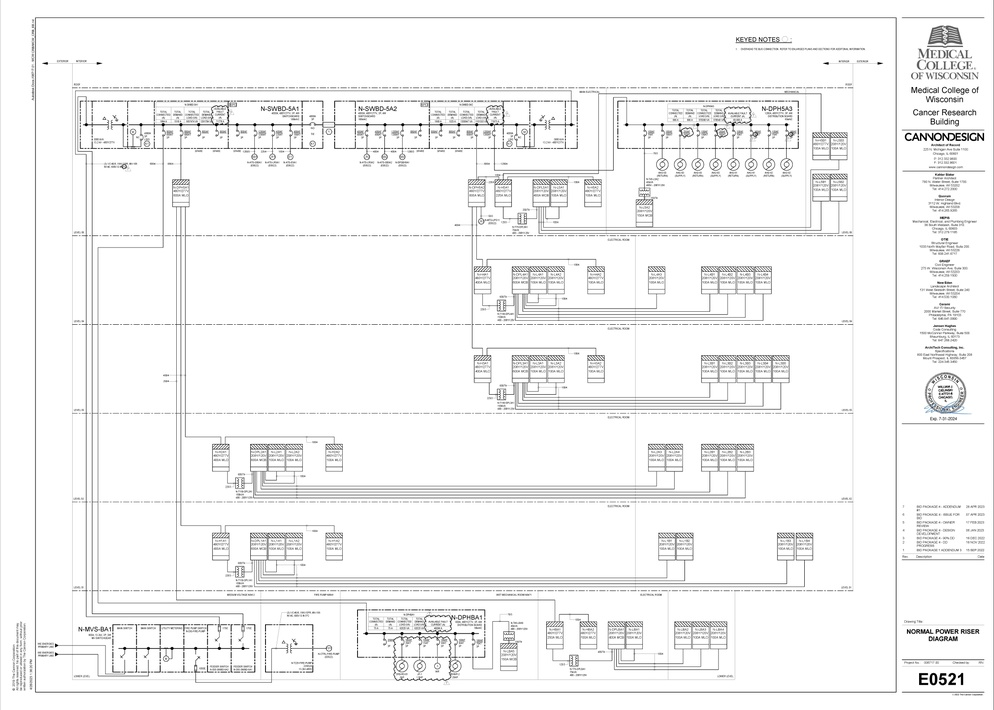
#> input picture experiment1/base.jpg, 994 x 710 px, shrunk from 8862 x 6330 before the run; the run also reads 1 picture not shown here
$ jupyter execute experiment123.ipynb
#> lines starting #> are read from the running program, lines starting #| are printed output that depends on the picture; after the words box and inside, x2 and y2 are one past the last pixel; in counts of white or black regions, pixels touching at a corner belong together
[cell 1]
import os
import numpy as np
import cv2 as cv
import csv
import logging
import matplotlib.pyplot as plt

# Set up logging
logging.basicConfig(level=logging.INFO)

dir = 'experiment1'
base_filename = 'base.jpg'

# Predefined bright colors
BRIGHT_COLORS = [
    [0, 255, 0],      # Bright Green
    [255, 0, 0],      # Bright Red
    [128, 0, 128],    # Bright Purple
    [255, 165, 0],    # Bright Orange
    [255, 255, 0],    # Bright Yellow
    [0, 0, 255]       # Bright Blue
]

def apply_threshold(image, threshold_value=127):
    _, binary_image = cv.threshold(image, threshold_value, 255, cv.THRESH_BINARY)
    return binary_image

def rotate_image_90(image):
    return cv.rotate(image, cv.ROTATE_90_CLOCKWISE)

def rotate_image_270(image):
    return cv.rotate(image, cv.ROTATE_90_COUNTERCLOCKWISE)

def rotate_image_180(image):
    return cv.rotate(image, cv.ROTATE_180)

def flip_image(image):
    return cv.flip(image, 1)

def process_template_matching(img_gray_thresh, template_thresh, matching_threshold, template_name):
    boxes = []
    scores = []  # Store the scores for NMS
    transformations = [lambda x: x, flip_image, rotate_image_90, rotate_image_180, rotate_image_270]

    for transform in transformations:
        transformed_template = transform(template_thresh)
        res = cv.matchTemplate(img_gray_thresh, transformed_template, cv.TM_CCORR_NORMED)

        loc = np.where(res >= matching_threshold)
        w, h = transformed_template.shape[::-1]
        for pt in zip(*loc[::-1]):
            boxes.append([pt[0], pt[1], pt[0] + w, pt[1] + h])
            scores.append(res[pt[::-1]])

    return boxes, scores, template_name

def non_max_suppression(boxes, scores, overlapThresh):
    if len(boxes) == 0:
        return [], []

    if boxes.dtype.kind == "i":
        boxes = boxes.astype("float")

    pick = []
    x1 = boxes[:, 0]
    y1 = boxes[:, 1]
    x2 = boxes[:, 2]
    y2 = boxes[:, 3]

    area = (x2 - x1 + 1) * (y2 - y1 + 1)
    idxs = np.argsort(scores)

    while len(idxs) > 0:
        last = len(idxs) - 1
        i = idxs[last]
        pick.append(i)

        xx1 = np.maximum(x1[i], x1[idxs[:last]])
        yy1 = np.maximum(y1[i], y1[idxs[:last]])
        xx2 = np.minimum(x2[i], x2[idxs[:last]])
        yy2 = np.minimum(y2[i], y2[idxs[:last]])

        w = np.maximum(0, xx2 - xx1 + 1)
        h = np.maximum(0, yy2 - yy1 + 1)

        overlap = (w * h) / area[idxs[:last]]

        idxs = np.delete(idxs, np.concatenate(([last], np.where(overlap > overlapThresh)[0])))

    return pick

def read_thresholds(csv_path):
    thresholds = {}
    with open(csv_path, mode='r') as file:
        reader = csv.reader(file)
        next(reader)  # Skip header
        for row in reader:
            thresholds[row[0]] = float(row[1])
    return thresholds

def main():
    base_dir = os.path.join(dir, base_filename)
    img_rgb = cv.imread(base_dir)
#> img_rgb is the input picture: shape (710, 994, 3); mean B, G, R 244.6, 244.6, 244.6
    assert img_rgb is not None, "file could not be read, check with os.path.exists()"
    logging.info("Main image loaded successfully.")

    img_gray = cv.cvtColor(img_rgb, cv.COLOR_BGR2GRAY)
    img_gray_thresh = apply_threshold(img_gray)
#> in apply_threshold, `_, binary_image = cv.threshold(image, threshold_value, 255, cv.THRESH_..`:
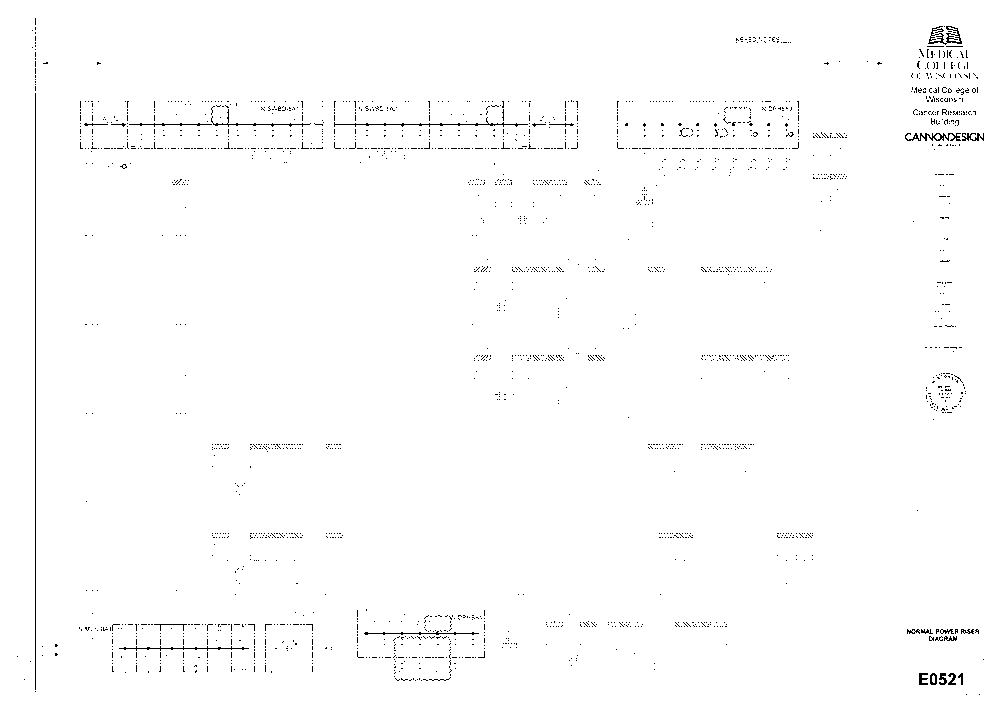
#> binary_image: shape (710, 994); 98.9% white; black in thin lines or dots

    template_dir = os.path.join(dir, 'templates')
    thresholds_dir = os.path.join(dir, 'thresholds.csv')
    thresholds = read_thresholds(thresholds_dir)
#> (reads experiment1/thresholds.csv from the repository)
    all_boxes = []
    all_scores = []
    all_names = []
    template_colors = {}
    color_index = 0

    for template_file in os.listdir(template_dir):
        template_path = os.path.join(template_dir, template_file)
        template = cv.imread(template_path, cv.IMREAD_GRAYSCALE)
        if template is None:
            logging.error(f"Failed to load template: {template_path}")
            continue  # Skip this template

        logging.info(f"Processing template: {template_file}")

        template_colors[template_file] = BRIGHT_COLORS[color_index % len(BRIGHT_COLORS)]
        color_index += 1

        template_thresh = apply_threshold(template)
        matching_threshold = thresholds.get(template_file, 0.90)  # Default threshold if not specified

        # Log the threshold being used for each template
        logging.info(f"Using threshold {matching_threshold} for template {template_file}")

        boxes, scores, template_name = process_template_matching(img_gray_thresh, template_thresh, matching_threshold, template_file)
#> the loop in process_template_matching, `for transform in transformations:` made 5 passes
#> pass 1, in process_template_matching, `res = cv.matchTemplate(img_gray_thresh, transformed_template, cv.TM_CC..`:
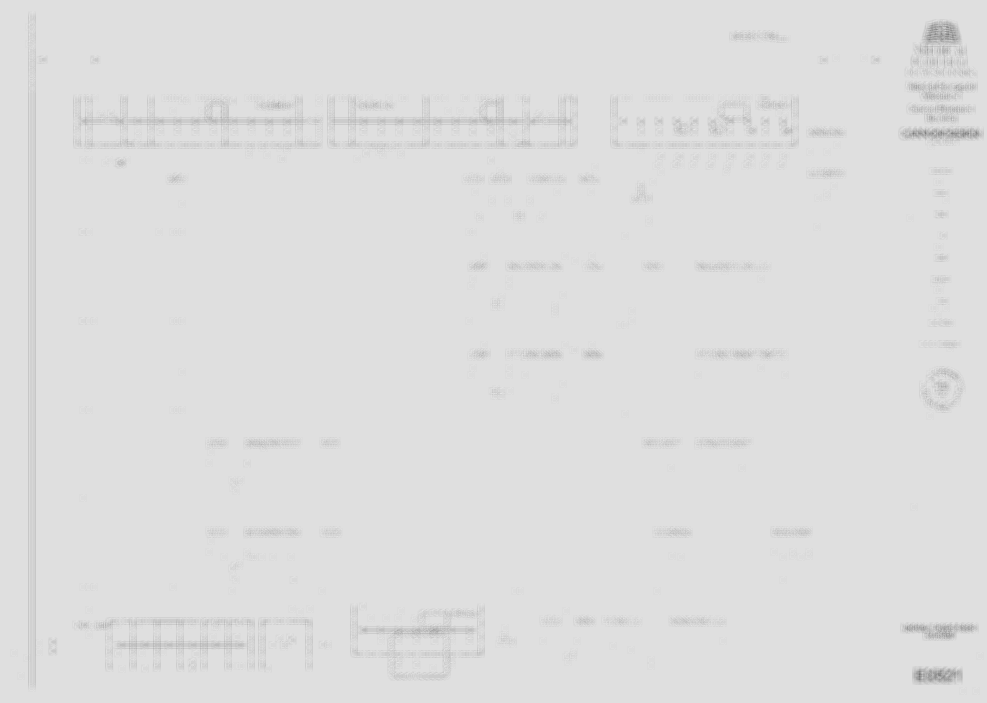
#> res: shape (703, 987) float32; min 0.457, max 0.911, mean 0.87
#> after the loop in process_template_matching, `for transform in transformations:`: boxes = []
#> boxes = []; scores = []; template_name = 'cb.png'
        all_boxes.extend(boxes)
        all_scores.extend(scores)
        all_names.extend([template_name] * len(boxes))

    all_boxes_np = np.array(all_boxes)
#> all_boxes_np = 2189 rows, first 6: [937, 19, 945, 27], [934, 20, 942, 28], [930, 21, 938, 29], [737, 30, 745, 38], [738, 30, 746, 38], [739, 30, 747, 38]
    all_scores_np = np.array(all_scores)
#> all_scores_np = 2189 values, max 0.973 at index 1778, min 0.95 at index 1094, mean 0.952
    selected_indices = non_max_suppression(all_boxes_np, all_scores_np, 0.5)
#> in non_max_suppression, `boxes = boxes.astype("float")`: boxes has the same summary as all_boxes_np in main
#> in non_max_suppression, `x1 = boxes[:, 0]`: x1 = 2189 values, max 978 at index 1295, min 28 at index 1877, mean 497.7
#> in non_max_suppression, `y1 = boxes[:, 1]`: y1 = 2189 values, max 684 at index 536, min 19 at index 0, mean 308.2
#> in non_max_suppression, `x2 = boxes[:, 2]`: x2 = 2189 values, max 986 at index 1295, min 36 at index 1877, mean 505.7
#> in non_max_suppression, `y2 = boxes[:, 3]`: y2 = 2189 values, max 692 at index 536, min 27 at index 0, mean 316.2
#> in non_max_suppression, `area = (x2 - x1 + 1) * (y2 - y1 + 1)`: area = 2189 values from 81 to 81
#> in non_max_suppression, `idxs = np.argsort(scores)`: idxs = 2189 values, max 2188 at index 1077, min 0 at index 1854, mean 1094
#> the loop in non_max_suppression, `while len(idxs) > 0:` made 890 passes
#> (last, i) on passes 1 to 3: (2188, 1778), (2187, 722), (2185, 1883)
#> after the loop in non_max_suppression, `while len(idxs) > 0:`: idxs = empty array; pick = 890 values, max 2188 at index 502, min 0 at index 194, mean 1241.1
#> selected_indices has the same summary as pick in non_max_suppression

    selected_boxes = all_boxes_np[selected_indices]
#> selected_boxes = 890 rows, first 6: [434, 637, 442, 645], [905, 126, 913, 134], [910, 61, 918, 69], [898, 133, 906, 141], [129, 139, 137, 147], [936, 145, 944, 153]
    selected_names = [all_names[i] for i in selected_indices]
#> selected_names = 890 items, first 6: 'meter.png', 'meter.png', 'meter.png', 'meter.png', 'meter.png', 'meter.png'

    annotation_counts = {}
    for box, name in zip(selected_boxes, selected_names):
        x1, y1, x2, y2 = box
        color = template_colors[name]
        cv.rectangle(img_rgb, (x1, y1), (x2, y2), color, 3)  # Thickness set to 3

        if name not in annotation_counts:
            annotation_counts[name] = 0
        annotation_counts[name] += 1
#> this loop made 890 passes
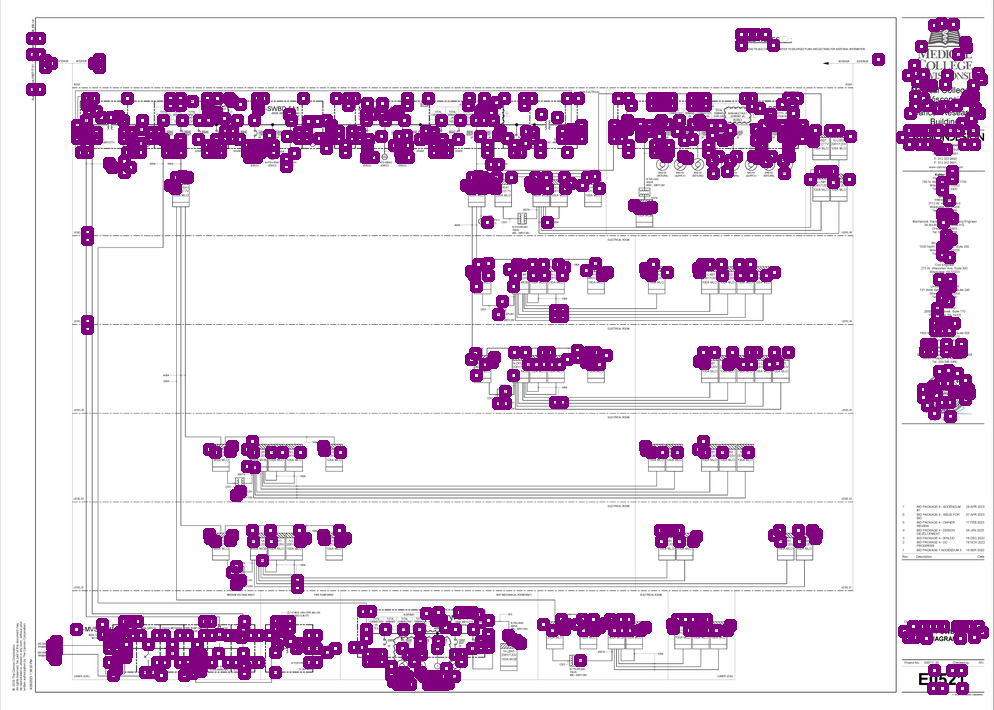
#> img_rgb: shape (710, 994, 3); 12.93% of pixels changed, all inside (x1, y1, x2, y2) = (26, 17, 989, 695)
#> after the loop, annotation_counts = {'meter.png': 890}

    cv.imwrite(os.path.join(dir, 'results.png'), img_rgb)
    logging.info("Annotated image saved as 'results.png'")

    # Create and save the bar graph with matching colors and counts
    plt.figure(figsize=(10, 6))
    bar_colors = [tuple(np.array(template_colors[template_name]) / 255.0) for template_name in annotation_counts.keys()]
#> bar_colors = [(0.502, 0, 0.502)]
    bars = plt.bar(annotation_counts.keys(), annotation_counts.values(), color=bar_colors)
    plt.xlabel('Template Name')
    plt.ylabel('Number of Instances')
    plt.title('Number of Instances Detected per Template')
    plt.xticks(rotation=45, ha='right')
    plt.tight_layout()

    # Add counts on top of the bars
    for bar in bars:
        height = bar.get_height()
        plt.annotate('{}'.format(height),
                     xy=(bar.get_x() + bar.get_width() / 2, height),
                     xytext=(0, 3),  # 3 points vertical offset
                     textcoords="offset points",
                     ha='center', va='bottom')
#> this loop made 1 pass
#> height on pass 1: 890

    plt.savefig(os.path.join(dir, 'annotation_counts.png'))
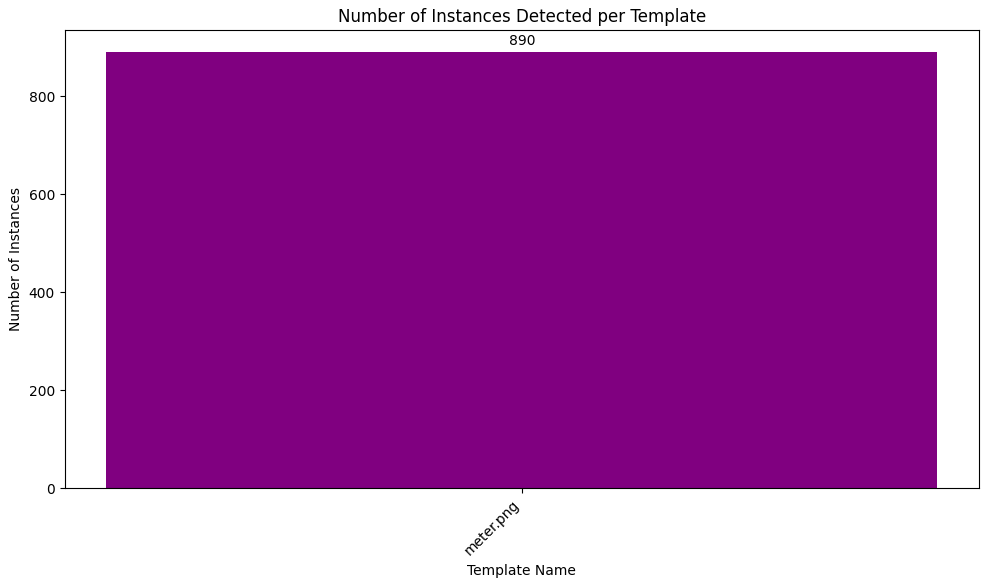
#> figure drawn by matplotlib, 1 panel
    logging.info("Bar graph saved as 'annotation_counts.png'")

if __name__ == "__main__":
    main()
